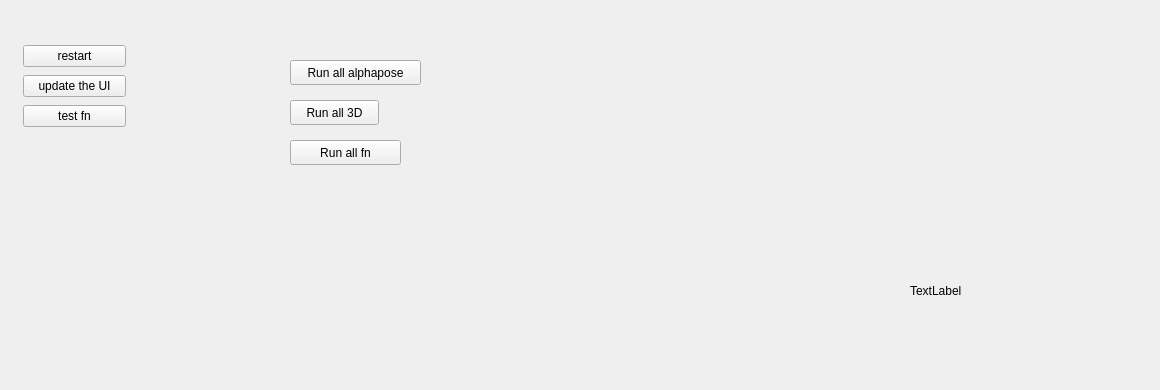
          <widget class="QWidget" name="option">
           <attribute name="title">
            <string>Option</string>
           </attribute>
           <widget class="QWidget" name="layoutWidget">
            <property name="geometry">
             <rect>
              <x>23</x>
              <y>43</y>
              <width>103</width>
              <height>89</height>
             </rect>
            </property>
            <layout class="QVBoxLayout" name="verticalLayout_6">
             <item>
              <widget class="QPushButton" name="pushButton_33">
               <property name="text">
                <string>restart</string>
               </property>
              </widget>
             </item>
             <item>
              <widget class="QPushButton" name="pushButton_32">
               <property name="text">
                <string>update the UI</string>
               </property>
              </widget>
             </item>
             <item>
              <widget class="QPushButton" name="pushButton_34">
               <property name="text">
                <string>test fn</string>
               </property>
              </widget>
             </item>
            </layout>
           </widget>
           <widget class="QPushButton" name="pushButton_41">
            <property name="geometry">
             <rect>
              <x>290</x>
              <y>60</y>
              <width>131</width>
              <height>25</height>
             </rect>
            </property>
            <property name="text">
             <string>Run all alphapose</string>
            </property>
           </widget>
           <widget class="QPushButton" name="pushButton_43">
            <property name="geometry">
             <rect>
              <x>290</x>
              <y>100</y>
              <width>89</width>
              <height>25</height>
             </rect>
            </property>
            <property name="text">
             <string>Run all 3D</string>
            </property>
           </widget>
           <widget class="QPushButton" name="pushButton_45">
            <property name="geometry">
             <rect>
              <x>290</x>
              <y>140</y>
              <width>111</width>
              <height>25</height>
             </rect>
            </property>
            <property name="text">
             <string>Run all fn</string>
            </property>
           </widget>
           <widget class="QLabel" name="label_32">
            <property name="geometry">
             <rect>
              <x>910</x>
              <y>200</y>
              <width>241</width>
              <height>181</height>
             </rect>
            </property>
            <property name="text">
             <string>TextLabel</string>
            </property>
           </widget>
          </widget>
